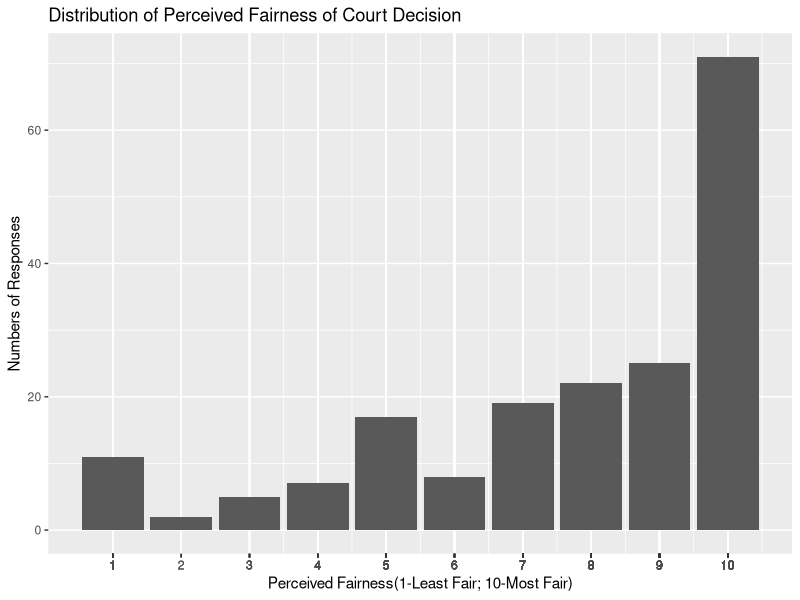

The R script that drew this image:
## ---- chunk 1
#create a vector contains the names of the needed packages, and assign a name "needed.packages" for it.
needed.packages<-c('readxl','readr','haven','dplyr','broom','ggplot2','dotwhisker') # assign a name "needed.packages" for it.

#lapply() allows us to loop over and execute every element in the object "needed.packages".
lapply(needed.packages, require, character.only = TRUE)
## ---- chunk 2
# Read CSV file
data <- read_csv("SP25_omnibus-Legal353E_May+5,+2025_08.15_latest.csv")

# Preview first few rows
head(data)
## ---- chunk 3
glimpse(data)       # View the dataset structure (variables, types, and first few values)
dim(data)           # View numbers of rows (number of unique respondents) and columns (number of questions)
names(data)         # Print the names of all variables
## ---- chunk 4
typeof(data$`G4-Fair`)#notice that I use `` 

## ---- chunk 5
#check the current string/characters for recoding
unique(data$`G4-Fair`)
## ---- chunk 6
#recode based on the Question coding scheme:
data <- data %>%
  mutate(G4_Fair_Recode = case_when(
    `G4-Fair` == "1-Least Fair" ~ 1,
    `G4-Fair` == "2" ~ 2,
    `G4-Fair` == "3" ~ 3,
    `G4-Fair` == "4" ~ 4,
    `G4-Fair` == "5" ~ 5,
    `G4-Fair` == "6" ~ 6,
    `G4-Fair` == "7" ~ 7,
    `G4-Fair` == "8" ~ 8,
    `G4-Fair` == "9" ~ 9,
    `G4-Fair` == "10-Most Fair" ~ 10
  ))

table(data$`G4-Decision`)
## ---- chunk 7
typeof(data$G4_Fair_Recode)
## ---- chunk 8
summary(data$G4_Fair_Recode)

table(data$G4_Fair_Recode)
## ---- chunk 9
ggplot(data, aes(x = G4_Fair_Recode)) +
  geom_bar() +
  scale_x_continuous(breaks = data$G4_Fair_Recode) +
  labs(title = "Distribution of Perceived Fairness of Court Decision",
       x = "Perceived Fairness(1-Least Fair; 10-Most Fair)",
       y = "Numbers of Responses")
## ---- chunk 10
typeof(data$`Group4-SCOTUS_DO`)
unique(data$`Group4-SCOTUS_DO`)
table(data$`Group4-SCOTUS_DO`)
## ---- chunk 11
#recode based on the Question coding scheme:
data <- data %>%
  mutate(G4_Court_Conservatism = case_when(
    `Group4-SCOTUS_DO` == "G4-8L1C|G4-Fair|G4-Trust|G4-Decision|Q130" ~ 1,
    `Group4-SCOTUS_DO` == "G4-6L3C|G4-Fair|G4-Trust|G4-Decision|Q130" ~ 2,
    `Group4-SCOTUS_DO` == "G4-4L4C|G4-Fair|G4-Trust|G4-Decision|Q130" ~ 3,
    `Group4-SCOTUS_DO` == "G4-3L6C|G4-Fair|G4-Trust|G4-Decision|Q130" ~ 4,
    `Group4-SCOTUS_DO` == "G4-1L8C|G4-Fair|G4-Trust|G4-Decision|Q130" ~ 5,
  ))
## ---- chunk 12
typeof(data$G4_Court_Conservatism)
unique(data$G4_Court_Conservatism)
table(data$G4_Court_Conservatism)
## ---- chunk 13

## ---- chunk 14
attach(data)
table_1 <- table(G4_Court_Conservatism,G4_Fair_Recode)
table_1
## ---- chunk 15
prop.table(table_1) # cell percentages
prop.table(table_1, 1) # row percentages
prop.table(table_1, 2) # column percentages
## ---- chunk 16
basic_fair<-lm(G4_Fair_Recode ~ G4_Court_Conservatism, data = data)

summary(basic_fair)
